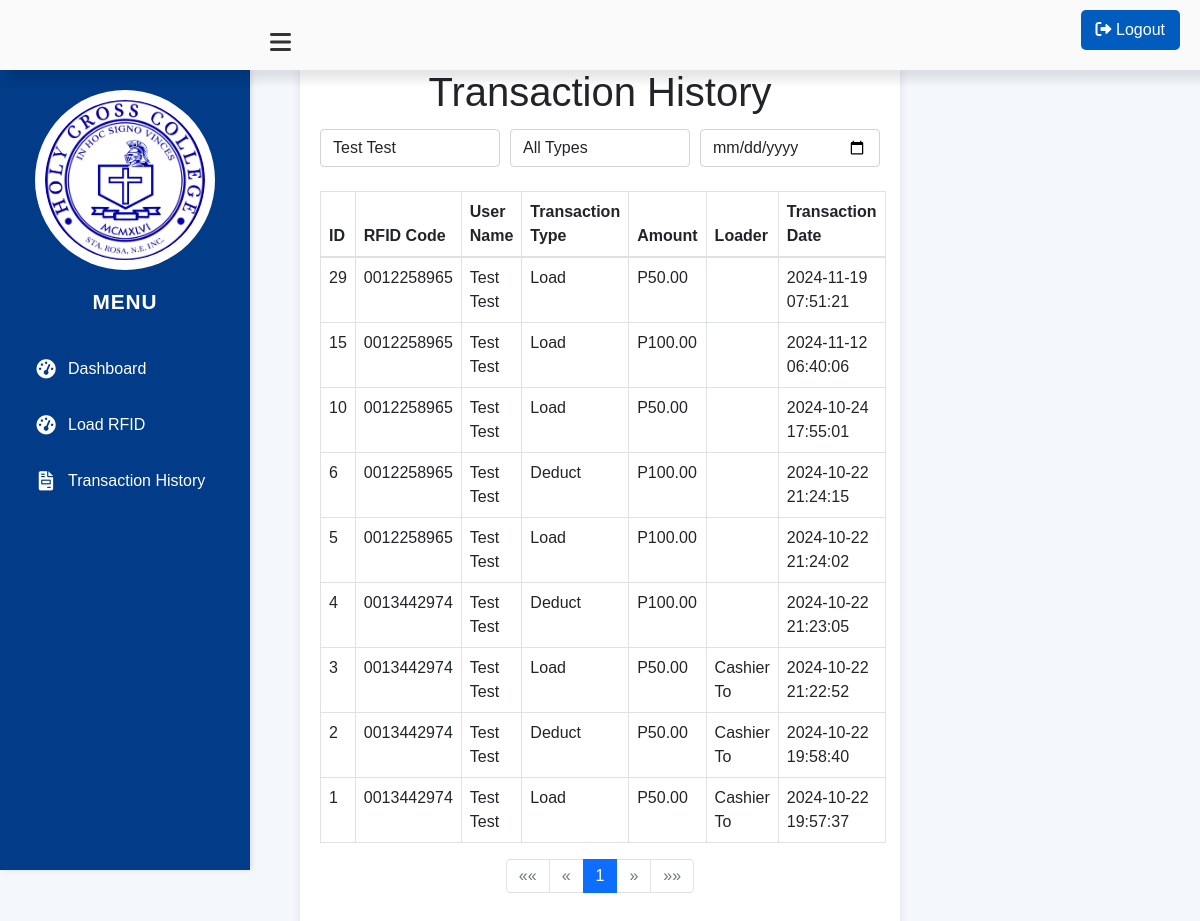
The page /transaction_history.php?name=Test Test (signed in) on the database its author committed.
### tables this page shows
CREATE TABLE `transactionslnd` (
  `id` int(11) NOT NULL,
  `rfid_code` varchar(255) NOT NULL,
  `user_name` varchar(255) NOT NULL,
  `transaction_type` enum('load','deduct') NOT NULL,
  `amount` decimal(10,2) NOT NULL,
  `transaction_date` timestamp NOT NULL DEFAULT current_timestamp(),
  `cashier` varchar(250) NOT NULL
);

### transaction_history.php (the view, shortened to what this page needs)
<?php
include 'db.php';
$page = isset($_GET['page']) ? (int)$_GET['page'] : 1;
$page = max($page, 1);
$entriesPerPage = 10;
$offset = ($page - 1) * $entriesPerPage;
$nameFilter = isset($_GET['name']) ? $_GET['name'] : '';
$typeFilter = isset($_GET['type']) ? $_GET['type'] : '';
$dateFilter = isset($_GET['date']) ? $_GET['date'] : '';
$query = "SELECT * FROM transactionslnd WHERE 1=1";
if (!empty($nameFilter)) {
    $query .= " AND user_name LIKE '%" . $conn->real_escape_string($nameFilter) . "%'";
}
$countQuery = "SELECT COUNT(*) as total FROM ($query) as filtered";
$countResult = $conn->query($countQuery);
$totalEntries = $countResult->fetch_assoc()['total'];
$totalPages = ceil($totalEntries / $entriesPerPage);
$query .= " ORDER BY transaction_date DESC LIMIT $entriesPerPage OFFSET $offset";
$result = $conn->query($query);
?>
<!DOCTYPE html>
<html lang="en">
<head>
    <link rel="stylesheet" href="https://stackpath.bootstrapcdn.com/bootstrap/4.5.2/css/bootstrap.min.css">
</head>
<body>
<?php include 'sidebarcash.php'; ?>
<div class="container mt-5">
    <h1 class="text-center">Transaction History</h1>
    <form id="filterForm" method="GET" class="mb-4">
        <div class="form-row">
            <div class="col">
                <input type="text" name="name" class="form-control" placeholder="Search by Name" value="<?php echo htmlspecialchars($nameFilter); ?>" oninput="autoSubmit()">
            </div>
            <div class="col">
                <select name="type" class="form-control" onchange="autoSubmit()">
                    <option value="">All Types</option>
                </select>
            </div>
            <div class="col">
                <input type="date" name="date" class="form-control" value="<?php echo htmlspecialchars($dateFilter); ?>" onchange="autoSubmit()">
            </div>
        </div>
    </form>
    <table class="table table-bordered mt-4">
        <thead>
            <tr>
                <th>ID</th>
                <th>RFID Code</th>
                <th>User Name</th>
                <th>Transaction Type</th>
                <th>Amount</th>
                <th>Loader</th>
                <th>Transaction Date</th>
            </tr>
        </thead>
        <tbody>
            <?php if ($result->num_rows > 0): ?>
                <?php while ($row = $result->fetch_assoc()): ?>
                    <tr>
                        <td><?php echo $row['id']; ?></td>
                        <td><?php echo htmlspecialchars($row['rfid_code']); ?></td>
                        <td><?php echo htmlspecialchars($row['user_name']); ?></td>
                        <td><?php echo htmlspecialchars(ucfirst($row['transaction_type'])); ?></td>
                        <td>P<?php echo number_format($row['amount'], 2); ?></td>
                        <td><?php echo $row['cashier']; ?></td>
                        <td><?php echo $row['transaction_date']; ?></td>
                    </tr>
                <?php endwhile; ?>
            <?php else: ?>
                <tr>
                    <td colspan="6" class="text-center">No transactions found</td>
                </tr>
            <?php endif; ?>
        </tbody>
    </table>
<nav aria-label="Page navigation">
    <ul class="pagination justify-content-center">
        <li class="page-item <?= $page <= 1 ? 'disabled' : '' ?>">
            <a class="page-link" href="?page=1&name=<?= urlencode($nameFilter) ?>&type=<?= urlencode($typeFilter) ?>&date=<?= urlencode($dateFilter) ?>" aria-label="First">
                <span aria-hidden="true">««</span>
            </a>
        </li>
        <li class="page-item <?= $page <= 1 ? 'disabled' : '' ?>">
            <a class="page-link" href="?page=<?= $page - 1 ?>&name=<?= urlencode($nameFilter) ?>&type=<?= urlencode($typeFilter) ?>&date=<?= urlencode($dateFilter) ?>" aria-label="Previous">
                <span aria-hidden="true">&laquo;</span>
            </a>
        </li>
        <?php
        $start = max(1, $page - 2);
        $end = min($totalPages, $page + 2);
        for ($i = $start; $i <= $end; $i++): ?>
            <li class="page-item <?= $i == $page ? 'active' : '' ?>">
                <a class="page-link" href="?page=<?= $i ?>&name=<?= urlencode($nameFilter) ?>&type=<?= urlencode($typeFilter) ?>&date=<?= urlencode($dateFilter) ?>"><?= $i ?></a>
            </li>
        <?php endfor; ?>
        <li class="page-item <?= $page >= $totalPages ? 'disabled' : '' ?>">
            <a class="page-link" href="?page=<?= $page + 1 ?>&name=<?= urlencode($nameFilter) ?>&type=<?= urlencode($typeFilter) ?>&date=<?= urlencode($dateFilter) ?>" aria-label="Next">
                <span aria-hidden="true">&raquo;</span>
            </a>
        </li>
        <li class="page-item <?= $page >= $totalPages ? 'disabled' : '' ?>">
            <a class="page-link" href="?page=<?= $totalPages ?>&name=<?= urlencode($nameFilter) ?>&type=<?= urlencode($typeFilter) ?>&date=<?= urlencode($dateFilter) ?>" aria-label="Last">
                <span aria-hidden="true">»»</span>
            </a>
        </li>
    </ul>
</nav>
</div>
</body>
</html>

### assets/css/styles.css (style rules this page uses)
body { font-family: Arial, sans-serif; background-color: #f4f4f4; margin: 0; padding: 0; }
.container { width: 50%; margin: 50px auto; background-color: #fff; padding: 20px; border-radius: 8px; box-shadow: 0 0 10px rgba(0, 0, 0, 0.1); }
form { display: flex; flex-direction: column; }
input, select, button { padding: 10px; margin-top: 5px; border-radius: 4px; border: 1px solid #ddd; }
table { width: 100%; border-collapse: collapse; }
table, th, td { border: 1px solid #ddd; }
th, td { padding: 10px; text-align: left; }
th { background-color: #f2f2f2; }

### transaction_history.php (style rules this page uses)
.pagination { justify-content: center; }

### sidebarcash.php (style rules this page uses)
body { font-family: 'Arial', sans-serif; display: flex; margin: 0; background-color: #f4f7fc; height: 100vh; flex-direction: column; }

### rows shown on the page
transactionslnd: id "29", rfid_code "0012258965", user_name "Test Test", transaction_type "Load", amount "50.00", transaction_date "2024-11-19 07:51:21"
transactionslnd: id "15", rfid_code "0012258965", user_name "Test Test", transaction_type "Load", amount "100.00", transaction_date "2024-11-12 06:40:06"
transactionslnd: id "10", rfid_code "0012258965", user_name "Test Test", transaction_type "Load", amount "50.00", transaction_date "2024-10-24 17:55:01"
transactionslnd: id "6", rfid_code "0012258965", user_name "Test Test", transaction_type "Deduct", amount "100.00", transaction_date "2024-10-22 21:24:15"
transactionslnd: id "5", rfid_code "0012258965", user_name "Test Test", transaction_type "Load", amount "100.00", transaction_date "2024-10-22 21:24:02"
transactionslnd: id "4", rfid_code "0013442974", user_name "Test Test", transaction_type "Deduct", amount "100.00", transaction_date "2024-10-22 21:23:05"
transactionslnd: id "3", rfid_code "0013442974", user_name "Test Test", transaction_type "Load", amount "50.00", cashier "Cashier To", transaction_date "2024-10-22 21:22:52"
transactionslnd: id "2", rfid_code "0013442974", user_name "Test Test", transaction_type "Deduct", amount "50.00", cashier "Cashier To", transaction_date "2024-10-22 19:58:40"
transactionslnd: id "1", rfid_code "0013442974", user_name "Test Test", transaction_type "Load", amount "50.00", cashier "Cashier To", transaction_date "2024-10-22 19:57:37"
